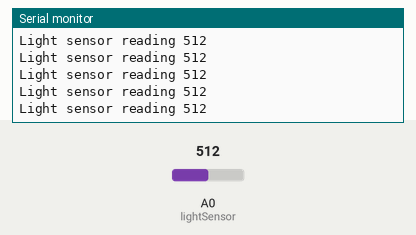
Recording of a sketch running on a simulated Arduino Uno, built with avr-gcc and run on an emulated ATmega328P. Parts: the last lines printed to the serial monitor. Inputs (shaded band) come from the test bench; at power-on: A0 (lightSensor) = 512.

Above: at 1.2 s.
1.3 s: A0 (lightSensor) set to 716
At 1.56 s:
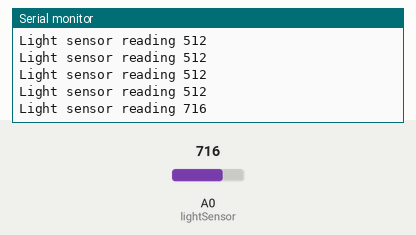
2.8 s: A0 (lightSensor) set to 900
At 2.96 s:
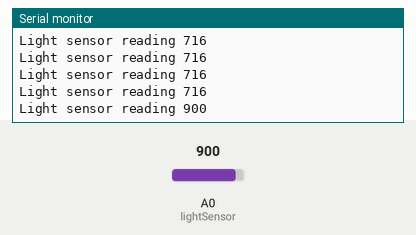
Timing chart, 0 to 5.8 s (numbered marks = the images above; inputs shaded):
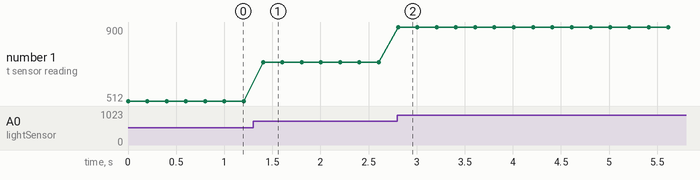

The sketch:

Light-Sensor.ino
```cpp
const int lightSensor = 0;

void setup() {
  Serial.begin(9600);
  pinMode(lightSensor, INPUT);

}

void loop() {

  /// see diagram here https://maker.pro/storage/rxLovpz/rxLovpzpwzU9Nfo3lCQLFSifq9YqPH77iOAxS7uF.jpeg

  int sensorInput = analogRead(lightSensor);    //read the analog sensor and store it
  Serial.print("Light sensor reading ");
  Serial.println(sensorInput);
  delay(200);

}
```

Measured:
- after the input at 1.3 s, the serial monitor: prints a new line after 0.10 s (image 1)
- after the input at 2.8 s, the serial monitor: prints a new line at once (image 2)
- plotted number 1: 512 → 716 after the input at 1.3 s, 716 → 900 after the input at 2.8 s
